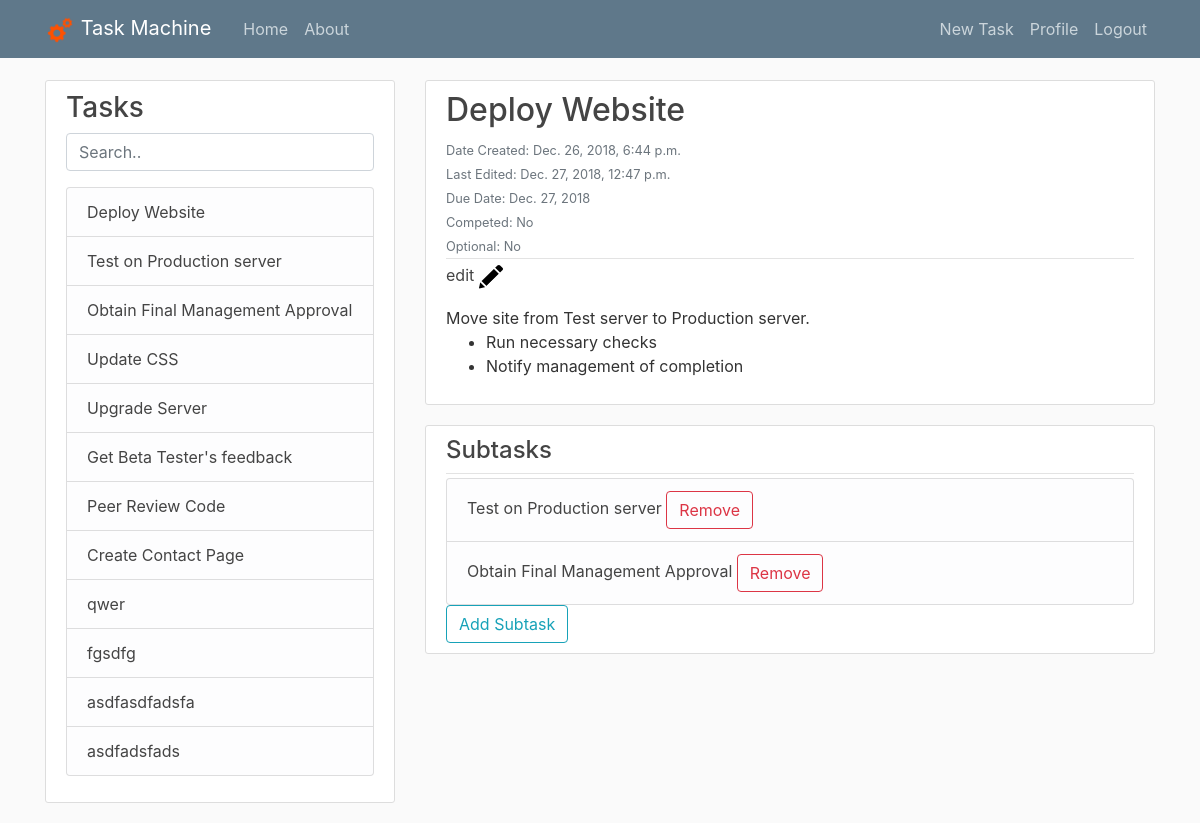
The app's page / (signed in) with its own data.
### tasks/models.py (models this page shows, shortened)
class Post(models.Model):
    title = models.CharField(max_length=100)
    content = models.TextField(blank=True)
    date_posted = models.DateTimeField(auto_now_add=True)
    date_edited = models.DateTimeField(auto_now=True)
    author = models.ForeignKey(User, on_delete=models.CASCADE)
    children = models.ManyToManyField('self',symmetrical=False)
    due_date = models.DateField(blank=True,null=True)
    choices = (
        (True,'Yes'),
        (False,'No'),
    )
    complete = models.BooleanField(blank=False,choices=choices,default=False)
    optional = models.BooleanField(choices=choices,default=False)
    class Meta:
        unique_together = ('author', 'title')

### tasks/views.py (the view)
# urls.py: path('', PostListView.as_view(), name='tasks-home'),
class PostListView(LoginRequiredMixin,ListView):
    model = Post
    template_name = 'tasks/home.html'
    context_object_name = 'posts'
    ordering = ['-date_posted']
    def get_context_data(self, **kwargs):
        context = super(PostListView, self).get_context_data(**kwargs)
        context['post_list'] = Post.objects.all().filter(author=self.request.user)
        taskId = self.request.GET.get('id')
        UserPosts = Post.objects.filter(author=self.request.user)
        if UserPosts.count() < 1:
            context['post'] = None
            context['sublist'] = None
        elif taskId == 'new' or taskId is None or UserPosts.filter(pk=taskId).count() < 1:
            taskId = UserPosts.first().pk
            context['post'] = Post.objects.get(pk=taskId)
            context['sublist'] = context['post'].children.all()
        else:
            context['post'] = Post.objects.get(pk=taskId)
            context['sublist'] = context['post'].children.all()
        return context
    def get_queryset(self, **kwargs):
        return Post.objects.filter(author=self.request.user)

### tasks/templates/tasks/home.html (shortened to what this page needs)
{% extends "tasks/leftbar.html" %}
{% block header %}
<link href="http://cdnjs.cloudflare.com/ajax/libs/summernote/0.8.11/summernote.css" rel="stylesheet">
{% endblock header %}
{% block content %}
{% if post_list.count < 1 %}
    <div class="col-md-8">
        <div class="media content-section">
            <div class="media-body">
                <div class="article-metadata">
                    <h4>You have no tasks</h4>
                </div>
                <div>
                    <a class="btn btn-outline-info" href="/post/new/">Create Task</a>
                </div>
            </div>
        </div>
    </div>
{% else %}
    <div class="col-md-8">
        <article class="media content-section">
            <div class="media-body">
                <div class="media-body relative">
                    <div class="article-metadata">
                        <h2><span class="article-title">{{ post.title }}</a></h2>
                        <div class="dates">
                            <small class="text-muted">Date Created: {{ post.date_posted}}</small>
                            <br>
                            <small class="text-muted">Last Edited: {{ post.date_edited}}</small>
                            <br>
                            <small class="text-muted">Due Date: {{ post.due_date }}</small>
                        </div>
                        <div class="attributes">
                            <small class="text-muted">Competed: {% if post.complete %}Yes  <span class="green dot"></span>{% else %}No  {% endif %}</small>
                            <br>
                            <small class="text-muted">Optional: {% if post.optional %}Yes{% else %}No{% endif %}</small>
                        </div>
                    </div>
                </div>
                <div class="edit">
                    <a class="article-title edit" href="/post/{{ post.pk }}/update">
                        edit
                        <img src="media/edit-button.png" alt="Edit Post" width="25" height="25">
                    </a>
                </div>
                <div>
                    <p class="article-content">{{ post.content | safe }}</p>
                </div>
            </div>
        </article>
        <div class="media content-section">
            <div class="media-body">
                <div class="article-metadata">
                    <h4>Subtasks</h4>
                </div>
                <div class="scroll">
                    <ul class="list-group" id="subtasklist">
                    {% if sublist.count > 0 %}
                        {% for sub in sublist %}
                        <li class="list-group-item list-group-item-light substask" data-pk="{{ sub.pk }}">
                            <a class="article-title" href="/?id={{ sub.id }}">{{ sub.title }}</a>
                            <span class="btn btn-outline-danger remove-sub" onclick="removeSub({{ sub.pk }})">Remove</span></li>
                        {% endfor %}
                    {% else %}
                        <p class="article-content">No subtasks have been attached to this task</p>
                    {% endif %}
                    </ul>
                </div>
                <button class="btn btn-outline-info" type="button" id="addTask">Add Subtask</button>
            </div>
        </div>
    </div>
{% endif %}
{% endblock content %}

### tasks/templates/tasks/leftbar.html
{% extends "tasks/base.html" %}
{% block leftBar %}
<div class="col-md-4 leftbar" >
    <div class="content-section">
        <h3>Tasks</h3>
        <p class='text-muted'>
            <input class="form-control" id="myInputLeftBar" type="text" placeholder="Search..">
            <div class="scroll">
                <ul class="list-group" id="leftBarList">
                {% for post in post_list %}
                    <li class="list-group-item list-group-item-light"><a class="article-title" href="/?id={{ post.id }}">{{ post.title }}</a></li>
                {% endfor %}
                </ul>
            </div>
        </p>
    </div>
</div>
{% endblock leftBar %}

### static/tasks/main.css (style rules this page uses)
body { background: #fafafa; color: #333333; margin-top: 5rem; }
h1, h2, h3, h4, h5, h6 { color: #444444; }
ul { margin: 0; }
.content-section { background: #ffffff; padding: 10px 20px; border: 1px solid #dddddd; border-radius: 3px; margin-bottom: 20px; }
.article-title { color: #444444; }
.article-content { white-space: pre-line; }
.article-metadata { padding-bottom: 1px; margin-bottom: 4px; border-bottom: 1px solid #e3e3e3 }

### records on screen
Post: title "Deploy Website", date_posted "Dec. 26, 2018, 6:44 p.m.", date_edited "Dec. 27, 2018, 12:47 p.m.", due_date "Dec. 27, 2018", content "Move site from Test server to Production server. Run necessary checks Notify management of completion"
Post: title "Test on Production server"
Post: title "Obtain Final Management Approval"
Post: title "Update CSS"
Post: title "Upgrade Server"
Post: title "Get Beta Tester's feedback"
Post: title "Peer Review Code"
Post: title "Create Contact Page"
Post: title "qwer"
Post: title "fgsdfg"
Post: title "asdfasdfadsfa"
Post: title "asdfadsfads"
